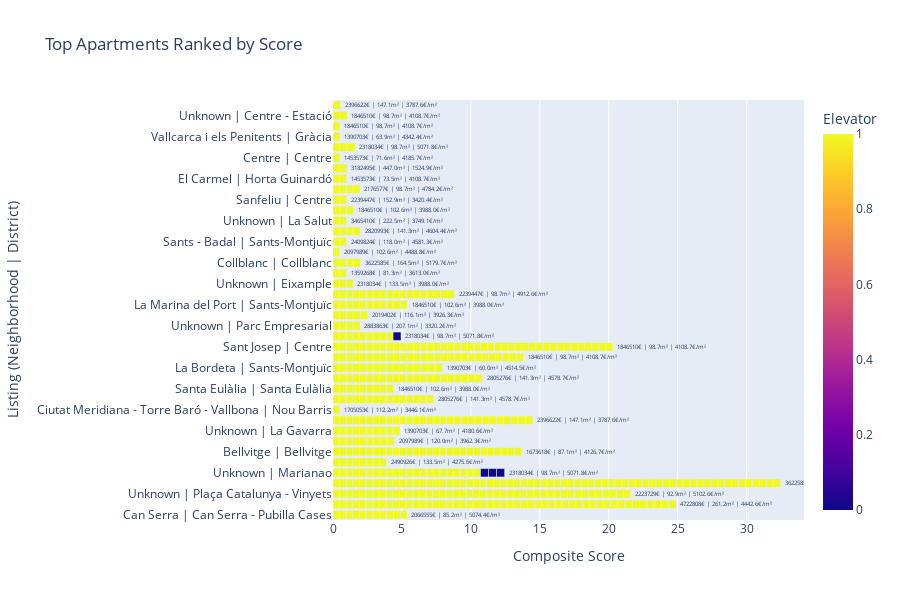

This figure's notebook cell:
### Code cell
top_k["label"] = (
    top_k["neighborhood"].fillna("Unknown") + " | " + top_k["district"].astype(str)
)

fig = px.bar(
    top_k.sort_values("score"),
    x=(top_k["score"] * 100).round(1),
    y="label",
    orientation="h",
    color="hasLift",
    text=top_k.apply(lambda row: f"{int(row['price (€)'])}€ | {row['size (m²)']}m² | {row['€/m²']}€/m²", axis=1),
    title="Top Apartments Ranked by Score",
    labels={"score": "Score", "label": "Listing (Neighborhood | District)", "hasLift": "Elevator"}
)

fig.update_traces(textposition="outside")
fig.update_layout(height=600)
fig.show()

### Figure 1 — Plotly figure (JSON) as saved in the notebook; plotly's stock layout.template omitted (floating-point values rounded to 4 significant figures; data arrays with more than 128 entries replaced by an {"elided": "..."} marker saying what was removed)
{"data": [{"hovertemplate": "Composite Score=%{x}<br>Listing (Neighborhood | District)=%{y}<br>text=%{text}<br>Elevator=%{marker.color}<extra></extra>", "legendgroup": "", "marker": {"color": {"elided": "500 int values"}, "coloraxis": "coloraxis", "pattern": {"shape": ""}}, "name": "", "orientation": "h", "showlegend": false, "text": {"elided": "500 str values"}, "textposition": "outside", "type": "bar", "x": {"elided": "500 float values"}, "xaxis": "x", "y": {"elided": "500 str values"}, "yaxis": "y"}], "layout": {"barmode": "relative", "coloraxis": {"colorbar": {"title": {"text": "Elevator"}}, "colorscale": [[0, "#0d0887"], [0.1111, "#46039f"], [0.2222, "#7201a8"], [0.3333, "#9c179e"], [0.4444, "#bd3786"], [0.5556, "#d8576b"], [0.6667, "#ed7953"], [0.7778, "#fb9f3a"], [0.8889, "#fdca26"], [1, "#f0f921"]]}, "height": 600, "legend": {"tracegroupgap": 0}, "title": {"text": "Top Apartments Ranked by Score"}, "xaxis": {"anchor": "y", "domain": [0, 1], "title": {"text": "Composite Score"}}, "yaxis": {"anchor": "x", "domain": [0, 1], "title": {"text": "Listing (Neighborhood | District)"}}}}
